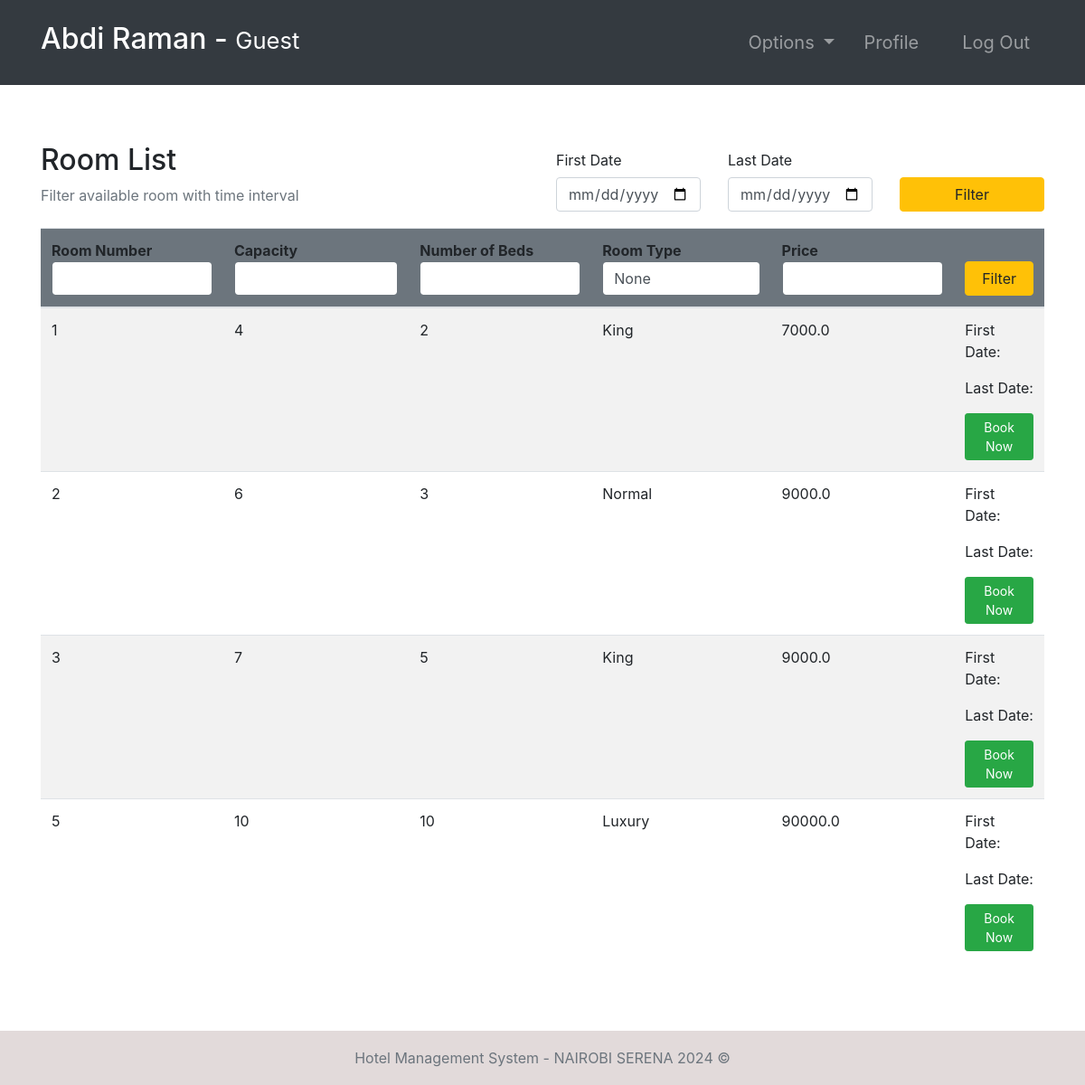
/rooms/ (signed in), run on the app's committed database.
### room/models.py (models this page shows, shortened)
class Room(models.Model):
    ROOM_TYPES = (
        ('King', 'King'),
        ('Luxury', 'Luxury'),
        ('Normal', 'Normal'),
        ('Economic', 'Economic'),
    )
    number = models.IntegerField(primary_key=True)
    capacity = models.SmallIntegerField()
    numberOfBeds = models.SmallIntegerField()
    roomType = models.CharField(max_length=20, choices=ROOM_TYPES)
    price = models.FloatField()
    statusStartDate = models.DateField(null=True)
    statusEndDate = models.DateField(null=True)

### room/views.py (the view, shortened to what this page needs)
# urls.py: path('rooms/', rooms, name="rooms"),
@login_required(login_url='login')
def rooms(request):
    role = str(request.user.groups.all()[0])
    path = role + "/"
    rooms = Room.objects.all()
    firstDayStr = request.POST.get("fd", "")
    lastDateStr = request.POST.get("ld", "")
    def check_availability(fd, ed):
        availableRooms = []
        for room in rooms:
            availList = []
            bookingList = Booking.objects.filter(roomNumber=room)
            if room.statusStartDate is None:
                for booking in bookingList:
                    if booking.startDate > ed.date() or booking.endDate < fd.date():
                        availList.append(True)
                    else:
                        availList.append(False)
                if all(availList):
                    availableRooms.append(room)
            else:
                if room.statusStartDate > ed.date() or room.statusEndDate < fd.date():
                    for booking in bookingList:
                        if booking.startDate > ed.date() or booking.endDate < fd.date():
                            availList.append(True)
                        else:
                            availList.append(False)
                        if all(availList):
                            availableRooms.append(room)
        return availableRooms
    context = {
        "role": role,
        "rooms": rooms,
        "fd": firstDayStr,
        "ld": lastDateStr,
        "number": request.POST.get("number"),
        "capacity": request.POST.get("capacity"),
        "nob": request.POST.get("nob"),
        "price": request.POST.get("price"),
        "type": request.POST.get("type")
    }
    return render(request, path + "rooms.html", context)

### Templates/guest/rooms.html
{% extends '../index.html' %}
{% block context %}
{% include '../common_pages/rooms.html' %}
{% endblock %}

### Templates/incs/nav.html (shortened to what this page needs)
<nav class="navbar navbar-dark bg-dark navbar-expand-lg py-3 " role="navigation">
    <div class="container">
        <a href="" class="navbar-brand">
            <h2 class="text-capitalize">
                {{ request.user.first_name }} {{ request.user.last_name }} -
                <small>
                    {{ role }}
                </small>
            </h2>
        </a>
        <div class="collapse navbar-collapse" id="navbarTags">
            <ul class="navbar-nav ml-auto">
                <li class="nav-item dropdown p-2">
                    <a class="nav-link dropdown-toggle" href="#" id="navbarDropdown" role="button"
                        data-toggle="dropdown" aria-haspopup="true" aria-expanded="false">
                        Options
                    </a>
                </li>
                <li class="nav-item mr-3 p-2">
                    {% if role == 'guest' %}
                    <a href="{% url 'guest-profile' user.id %}" class="nav-link">Profile</a>
                    {% endif %}
                </li>
                <li class="nav-item p-2 ">
                    <a href="{% url 'logout' %}" class="nav-link">Log Out</a>
                </li>
            </ul>
        </div>
    </div>
</nav>

### Templates/common_pages/rooms.html (shortened to what this page needs)
<div class="container py-5 clearfix">
    <div class="table-header row mt-3 clearfix">
        <div class="col-sm-12 col-md-12 col-lg-6 mb-4">
            <h2>Room List</h2>
            <span class="text-muted">Filter available room with time interval</span>
        </div>
        <div class="col-sm-12 col-md-12 col-lg-6">
            <form action="" method="POST">
                <div class="row">
                    <div class="form-group col-4">
                        <label for="example-date-input" class="col-form-label">First Date</label>
                        <div class="">
                            <input class="form-control" type="date" name="fd" value="{{fd}}" id="example-date-input">
                        </div>
                    </div>
                    <div class="form-group col-4">
                        <label for="example-date-input" class="col-form-label">Last Date</label>
                        <div class="">
                            <input class="form-control" type="date" name="ld" value="{{ld}}" id="example-date-input">
                        </div>
                    </div>
                    <div class="col-4" style="margin-top:38px;">
                        <button type="submit" name="dateFilter" class="btn btn-warning w-100">Filter</button>
                    </div>
                </div>
            </form>
        </div>
    </div>
    <table class="table table-hover table-striped">
        <thead class="bg-secondary rounded">
            <tr>
                <form action="" method="POST">
                    <th>Room Number<input type="number" name="number" value="{{number}}"
                            class="form-control border border-secondary"></th>
                    <th>Capacity<input type="number" name="capacity" value="{{capacity}}"
                            class="form-control border border-secondary"></th>
                    <th>Number of Beds<input type="number" name="nob" value="{{nob}}"
                            class="form-control border border-secondary"></th>
                    <th>Room Type<input type="text" name="type" value="{{type}}"
                            class="form-control border border-secondary"></th>
                    <th>Price <input type="number" step="0.01" name="price" value="{{price}}"
                            class="form-control border border-secondary"></th>
                    <th colspan="2"><button type="submit" name="filter" class="btn btn-warning w-100">Filter</button>
                    </th>
                </form>
            </tr>
        </thead>
        <tbody>
            {% for room in rooms %}
            <tr>
                <td>{{ room.number }}</td>
                <td>{{ room.capacity }}</td>
                <td>{{ room.numberOfBeds }}</td>
                <td>{{ room.roomType }}</td>
                <td>{{ room.price }}</td>
                {% if role == "guest" or role == "receptionist" %}
                <td>
                    <p>First Date: {{ fd }}</p>
                    <p>Last Date: {{ ld }}</p>
                <form action="{% url 'booking-make' %}" method="POST">
                    <button type="submit" class="btn btn-success btn-sm w-100">Book Now</button>
                </form>
                </td>
                {% endif %}
            </tr>
            {% endfor %}
        </tbody>
    </table>
</div>

### static/css/main.css (style rules this page uses)
* { margin: 0; padding: 0; -webkit-font-smoothing: antialiased; }
.clearfix { overflow: auto; }
body { position: relative; }
nav .nav-item { font-size: 20px; }

### data on the page
Room: number "1", capacity "4", numberOfBeds "2", roomType "King", price "7000.0"
Room: number "2", capacity "6", numberOfBeds "3", roomType "Normal", price "9000.0"
Room: number "3", capacity "7", numberOfBeds "5", roomType "King", price "9000.0"
Room: number "5", capacity "10", numberOfBeds "10", roomType "Luxury", price "90000.0"

### other printed values
{{ request.user.first_name }} "Abdi"
{{ request.user.last_name }} "Raman"
{{ role }} "Guest"
